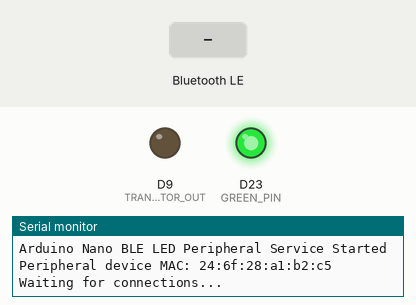
A sketch run on a simulated Arduino Nano 33 IoT. On the bench: output pins drawn as LEDs (lit = HIGH), the last lines printed to the serial monitor. Inputs (shaded band) come from the test bench. Nothing arrives over Bluetooth unless stated; a phone connects over Bluetooth LE 3 s after start.

Above: at 1.3 s.
1.4 s: Bluetooth LE write "2" received
At 3.9 s:
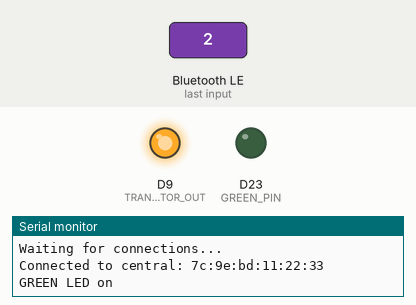
Timing chart, 0 to 19.5 s (numbered marks = the images above; inputs shaded):
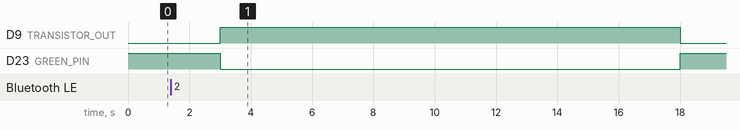

Measured:
- after the input at 1.4 s, D9 (TRANSISTOR_OUT): LOW → HIGH after 1.6 s, → LOW 15.0 s later; D23 (GREEN_PIN): HIGH → LOW after 1.6 s, → HIGH 15.0 s later

The sketch:

disengageControl.ino
```cpp
#include <ArduinoBLE.h>

 #define GREEN_PIN 23
 #define TRANSISTOR_OUT 9
 #define BAUD_RATE 9600

 #define DEBUG true

BLEService nanoService("13012F00-F8C3-4F4A-A8F4-15CD926DA146"); // BLE Service

// BLE Characteristics - custom 128-bit UUID, read and writable by central device

BLEByteCharacteristic commCharacteristic("13012F02-F8C3-4F4A-A8F4-15CD926DA146", BLERead | BLEWrite);

int password = 2;

void setup() {
    Serial.begin(BAUD_RATE);

    if (DEBUG) {
      while(!Serial);
    }

    // intitialize the LED Pins as an output
    pinMode(GREEN_PIN, OUTPUT);

    // initialize digital pin 13 (D13) as output
    pinMode(TRANSISTOR_OUT, OUTPUT);

    // Set them to the OFF position to start with
    // The onboard RGB LED has an inverse logic - i.e. HIGH turns it off, and LOW turns in ON
    digitalWrite(GREEN_PIN, HIGH);         // will turn the LED off

    // begin initialization
    if (!BLE.begin()) {
        Serial.println("Starting BLE failed!");
        while (1);
    }


    // set advertised local name and service UUID:
    char productName[] = "SmartLock";
    BLE.setDeviceName(productName);
    BLE.setLocalName(productName);
    BLE.setAdvertisedService(nanoService);

    // add the characteristic to the service
    /*if nothing is programmed on the central side,
    it will use whichever characteristic is listed first here */
    nanoService.addCharacteristic(commCharacteristic);

    // add service
    BLE.addService(nanoService);

    // set the initial value for the characeristic:
    commCharacteristic.writeValue(0);

    // start advertising
    BLE.advertise();
    delay(100);
    Serial.println("Arduino Nano BLE LED Peripheral Service Started");

    Serial.print("Peripheral device MAC: ");
    Serial.println(BLE.address());
    Serial.println("Waiting for connections...");
}

void loop() {

    // listen for BLE centrals to connect:
    BLEDevice central = BLE.central();

    // if a central is connected to peripheral:
    if (central) {
        Serial.print("Connected to central: ");
        // print the central's MAC address:
        Serial.println(central.address());

        // while the central is still connected to peripheral:
        while (central.connected()) {
            // if the remote device wrote to the characteristic,
            // use the value to control the LED:
           if (commCharacteristic.written()) {
                if (commCharacteristic.value()==password) {   // has to match the set password
                    Serial.println("GREEN LED on");
                    digitalWrite(GREEN_PIN, LOW);         // LOW will turn the LED on
                    digitalWrite(TRANSISTOR_OUT, HIGH); //sets the TRANSISTOR_OUT pin ON

                    delay(15000); //waits for 15 seconds
                    digitalWrite(GREEN_PIN, HIGH);
                    digitalWrite(TRANSISTOR_OUT,LOW); //sets the TRANSISTOR_OUT pin  off
                } else {                              // any other value (i.e., nothing, or the incorrect password)
                    Serial.println(F("GREEN LED off"));
                    digitalWrite(GREEN_PIN, HIGH);          // HIGH will turn the LED off
                    digitalWrite(TRANSISTOR_OUT,LOW); //sets the TRANSISTOR_OUT pin  off
                }

            }
        }

        // when the central disconnects, print it out:
        Serial.print(F("Disconnected from central: "));
        Serial.println(central.address());
    }

}
```
